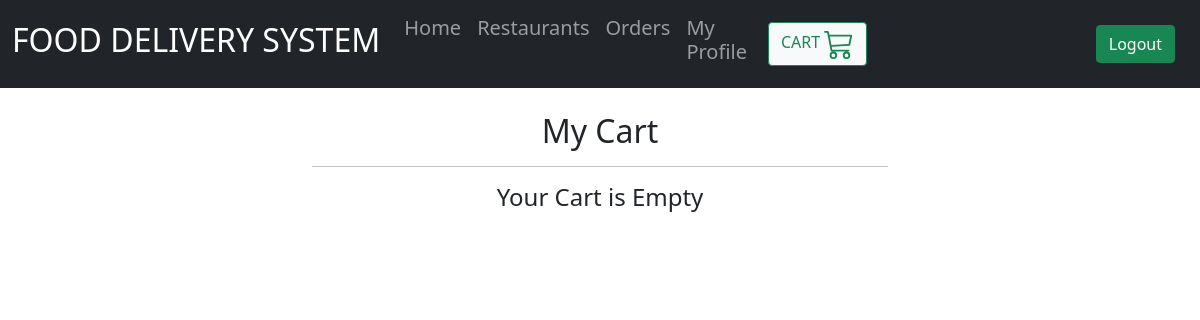
The app's page /customer/1/myCart/, older data.
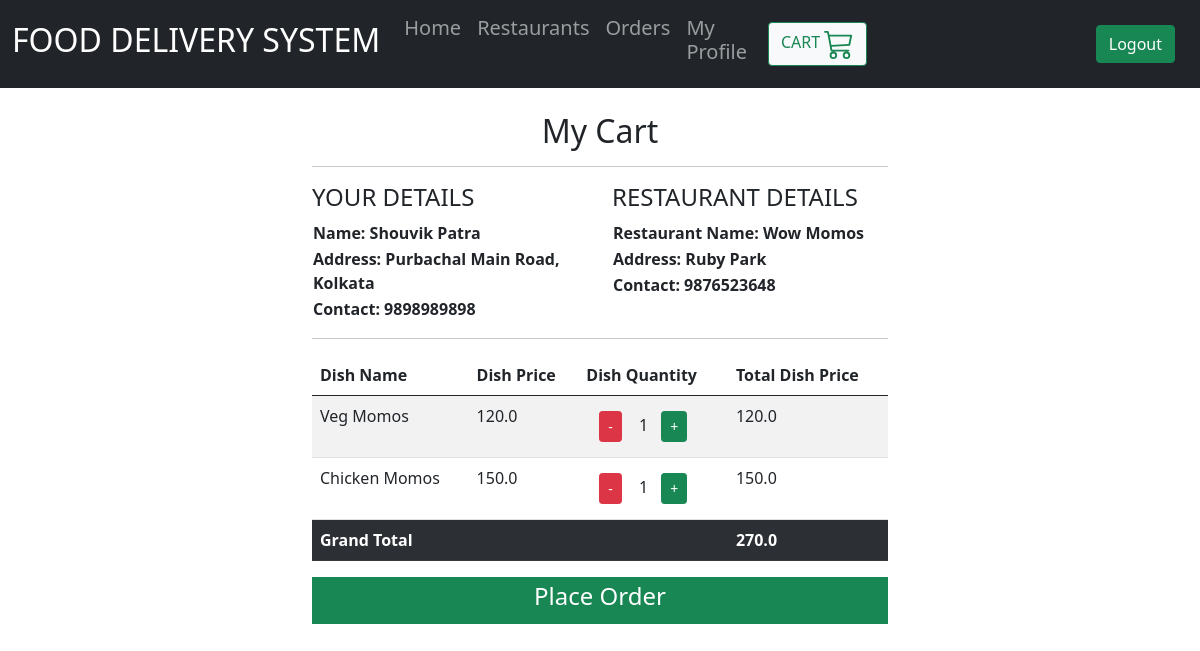
The same page, newer data.
### customers/models.py (models this page shows)
class Customer(models.Model):
    name = models.CharField(max_length=255, null=True)
    username = models.ForeignKey(
        User, on_delete=models.CASCADE)
    address = models.CharField(max_length=1500, null=True)
    contact = models.IntegerField(null=True)
    orders = models.IntegerField(default=0)

class Cart(models.Model):
    customer = models.ForeignKey(
        "Customer", on_delete=models.CASCADE)
    restaurant = models.ForeignKey(
        "restaurants.Restaurant", on_delete=models.CASCADE)
    dish = models.ForeignKey(
        "restaurants.Menu", on_delete=models.CASCADE)
    quantity = models.IntegerField(default=1)

### restaurants/models.py (models this page shows, shortened)
class Restaurant(models.Model):
    name = models.CharField(max_length=255, null=True)
    username = models.ForeignKey(
        User, on_delete=models.CASCADE)
    address = models.CharField(max_length=1500, null=True)
    contact = models.IntegerField(null=True)
    maxActiveOrders = models.IntegerField(null=True)

class Menu(models.Model):
    category = (('Chinese', 'Chinese'),
                ('North Indian', 'North Indian'),
                ('South Indian', 'South Indian'),
                ('Italian', 'Italian'),
                )
    res_id = models.ForeignKey(
        "Restaurant", on_delete=models.CASCADE)
    dish_name = models.CharField(max_length=255, null=True)
    price = models.FloatField(max_length=255, null=True)
    availability = models.BooleanField(default=True)
    cuisine = models.CharField(max_length=50, choices=category)

### customers/views.py (the view)
# urls.py: path('<int:cid>/myCart/', views.myCart, name="myCart"),
def myCart(response, cid):
    customer = Customer.objects.get(id=cid)
    cartItems = Cart.objects.filter(customer=customer)
    restaurant = None
    total = None
    if cartItems.first():
        restaurant = cartItems.first().restaurant
        total = 0
        for c in cartItems:
            total += (c.dish.price*c.quantity)
    context = {'cid': cid, 'customer': customer,
               'restaurant': restaurant, 'cartItems': cartItems, 'totalprice': total}
    return render(response, 'customers/myCart.html', context)

### customers/templatetags/custom_tags.py (called while the page is built)
@register.filter
def multiply(value1, value2):
    return value1*value2

### customers/templates/customers/myCart.html (shortened to what this page needs)
{% extends 'customers/base.html' %} {% block content %} {% load custom_tags %}
<div class="container col-md-6">
  <br />
  <div class="text-center h2">My Cart</div>
  <hr />
  {% if restaurant %}
  <div id="order_details">
    <div class="row">
      <div id="customer_details" class="col">
        <div class="text-left h4">YOUR DETAILS</div>
        <table class="cus_details">
          <thead>
            <tr>
              <th id="cus_name" scope="col">Name: {{customer.name}}</th>
            </tr>
            <tr>
              <th id="cus_address" scope="col">
                Address: {{customer.address}}
              </th>
            </tr>
            <tr>
              <th id="cus_contact" scope="col">
                Contact: {{customer.contact}}
              </th>
            </tr>
          </thead>
        </table>
      </div>
      <div id="restaurant_details" class="col">
        <div class="text-left h4">RESTAURANT DETAILS</div>
        <table class="res_details">
          <thead>
            <tr>
              <th id="res_name" scope="col">
                Restaurant Name: {{restaurant.name}}
              </th>
            </tr>
            <tr>
              <th id="res_address" scope="col">
                Address: {{restaurant.address}}
              </th>
            </tr>
            <tr>
              <th id="res_contact" scope="col">
                Contact: {{restaurant.contact}}
              </th>
            </tr>
          </thead>
        </table>
      </div>
    </div>
    <hr />
    <table class="table table-striped table-hover">
      <thead>
        <tr>
          <th scope="col">Dish Name</th>
          <th scope="col">Dish Price</th>
          <th scope="col">Dish Quantity</th>
          <th scope="col">Total Dish Price</th>
        </tr>
      </thead>
      <tbody>
        {% for d in cartItems %}
        <tr>
          <td>{{d.dish.dish_name}}</td>
          <td>{{d.dish.price}}</td>
          <td>
            <button type="submit" class="btn">
              <a
                class="btn btn-danger btn-sm btn-block"
                href="{%url 'dcr_quantity' cid=cid did=d.id%}"
              >
                -
              </a>
            </button>
            {{d.quantity}}<button type="submit" class="btn">
              <a
                class="btn btn-success btn-sm btn-block"
                href="{%url 'inc_quantity' cid=cid did=d.id%}"
              >
                +
              </a>
            </button>
          </td>
          <td>{{d.dish.price|multiply:d.quantity}}</td>
        </tr>
        {% endfor %}
        <tr class="table-dark">
          <th colspan="3">Grand Total</th>
          <th>{{totalprice}}</th>
        </tr>
      </tbody>
    </table>
    <div class="d-grid gap-2 btn-success">
      <a
        class="d-grid gap-2 btn btn-success btn-sm btn-block"
        href="{% url 'placeOrder' cid %}"
        ><h4>Place Order</h4></a
      >
    </div>
    {% else %}
    <div class="text-center h4">Your Cart is Empty</div>
  </div>
{% endif %} {% endblock %}

### customers/templates/customers/base.html (shortened to what this page needs)
{% load static from static %}
<!DOCTYPE html>
<html>
  <head>
    <link
      href="https://cdn.jsdelivr.net/npm/bootstrap@5.0.0-beta1/dist/css/bootstrap.min.css"
      rel="stylesheet"
    />
    <link
      href="{% static 'css/register.css' %}"
      type="text/css"
      rel="stylesheet"
    />
  </head>
  <body>
    {% include 'customers/navbar.html' %} {% block content %} {% endblock %}
  </body>
</html>

### customers/templates/customers/navbar.html (shortened to what this page needs)
<nav class="navbar navbar-expand-lg navbar-dark bg-dark">
  <div class="container-fluid">
    <a class="navbar-brand" href="{%url 'customer' cid%}">
      <h2>FOOD DELIVERY SYSTEM</h2></a
    >
    <div class="collapse navbar-collapse" id="navbarSupportedContent">
      <ul class="navbar-nav mr-auto">
        <li class="nav-item active">
          <a class="nav-link h5" href="{%url 'customer' cid%}">Home</a>
        </li>
        <li class="nav-item">
          <a class="nav-link h5" href="{% url 'showRestaurants' cid %}">
            Restaurants
          </a>
        </li>
        <li class="nav-item">
          <a class="nav-link h5" href="{%url 'cusOrderPage' cid%}">Orders</a>
        </li>
        <li class="nav-item">
          <a class="nav-link h5" href="{%url 'cusProfile' cid%}">My Profile</a>
        </li>
      </ul>
    </div>
    <div class="collapse navbar-collapse ml-auto" id="navbarSupportedContent">
      <button class="btn" type="button">
        <a
          class="btn btn-light btn-outline-success ml-auto"
          href="{%url 'myCart' cid%}"
        >
          CART
        </a>
      </button>
    </div>
    <button class="btn" type="button">
      <a class="btn btn-success ml-auto" href="{%url 'logout'%}"> Logout </a>
    </button>
  </div>
</nav>

Row changes from the older to the newer data that the page shows:
now on this page (row unchanged): Customer: name "Shouvik Patra", address "Purbachal Main Road, Kolkata", contact "9898989898"
now on this page (row unchanged): Restaurant: name "Wow Momos", address "Ruby Park", contact "9876523648"
added Cart: dish.dish_name "Veg Momos", dish.price "120.0", quantity "1", dish.price|multiply "120.0"
added Cart: dish.dish_name "Chicken Momos", dish.price "150.0", quantity "1", dish.price|multiply "150.0"
Text that changed along with them:
{{ totalprice }}: (not shown) → "270.0"
text no longer shown: "Your Cart is Empty"
text now shown: "YOUR DETAILS Name: Address: Contact: RESTAURANT DETAILS Restaurant Name: Address: Contact: Dish Name Dish Price Dish Quantity Total Dish Price Grand Total Place Order"
